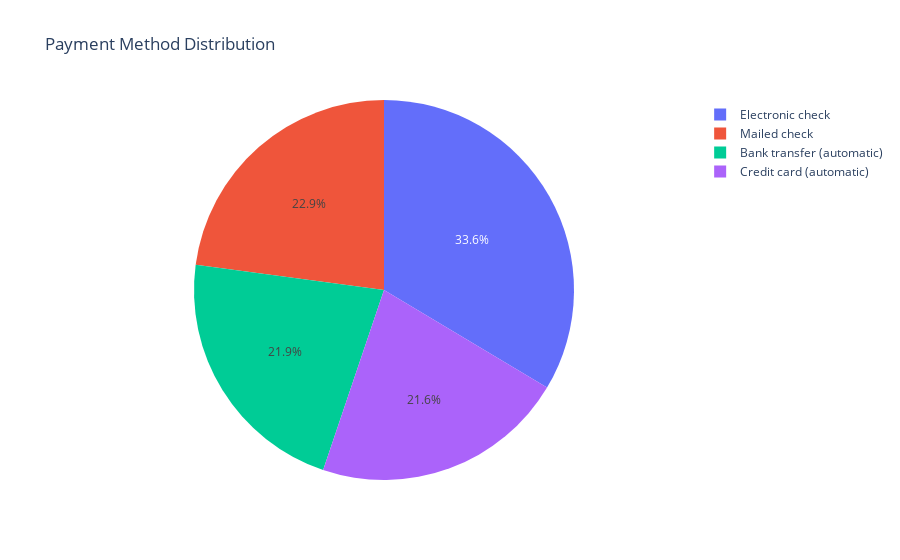

Notebook cell for this chart:
### Markdown cell above
### PaymentMethod

### Code cell
display(px.pie(df_churn['PaymentMethod'].value_counts().reset_index().rename(columns={'index':'Type'}), values='PaymentMethod', names='Type', title='Payment Method Distribution'))

printmd("#### Majority of the customers use E-check")

### Figure 1 — Plotly figure (JSON) as saved in the notebook; plotly's stock layout.template omitted (floating-point values rounded to 4 significant figures)
{"data": [{"domain": {"x": [0, 1], "y": [0, 1]}, "hovertemplate": "Type=%{label}<br>PaymentMethod=%{value}<extra></extra>", "labels": ["Electronic check", "Mailed check", "Bank transfer (automatic)", "Credit card (automatic)"], "legendgroup": "", "name": "", "showlegend": true, "type": "pie", "values": [2365, 1612, 1544, 1522]}], "layout": {"legend": {"tracegroupgap": 0}, "title": {"text": "Payment Method Distribution"}}}
